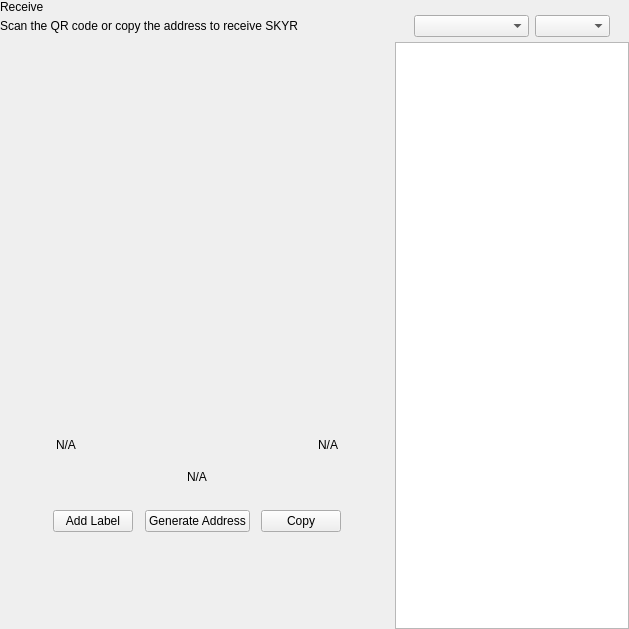
<?xml version="1.0" encoding="UTF-8"?>
<ui version="4.0">
 <class>ReceiveWidget</class>
 <widget class="QWidget" name="ReceiveWidget">
  <property name="geometry">
   <rect>
    <x>0</x>
    <y>0</y>
    <width>629</width>
    <height>629</height>
   </rect>
  </property>
  <property name="minimumSize">
   <size>
    <width>0</width>
    <height>0</height>
   </size>
  </property>
  <property name="windowTitle">
   <string>Form</string>
  </property>
  <layout class="QHBoxLayout" name="horizontalLayout_2" stretch="2,1">
   <property name="spacing">
    <number>0</number>
   </property>
   <property name="leftMargin">
    <number>0</number>
   </property>
   <property name="topMargin">
    <number>0</number>
   </property>
   <property name="rightMargin">
    <number>0</number>
   </property>
   <property name="bottomMargin">
    <number>0</number>
   </property>
   <item>
    <widget class="QWidget" name="left" native="true">
     <layout class="QVBoxLayout" name="verticalLayout_3">
      <property name="leftMargin">
       <number>0</number>
      </property>
      <property name="topMargin">
       <number>0</number>
      </property>
      <property name="rightMargin">
       <number>0</number>
      </property>
      <property name="bottomMargin">
       <number>0</number>
      </property>
      <item>
       <layout class="QVBoxLayout" name="verticalLayout_2">
        <property name="spacing">
         <number>0</number>
        </property>
        <property name="leftMargin">
         <number>0</number>
        </property>
        <item>
         <layout class="QHBoxLayout" name="horizontalLayout_3">
          <property name="spacing">
           <number>0</number>
          </property>
          <item>
           <layout class="QVBoxLayout" name="verticalLayout_4">
            <property name="spacing">
             <number>5</number>
            </property>
            <item>
             <widget class="QLabel" name="labelTitle">
              <property name="text">
               <string>Receive</string>
              </property>
             </widget>
            </item>
            <item alignment="Qt::AlignTop">
             <widget class="QLabel" name="labelSubtitle1">
              <property name="text">
               <string>Scan the QR code or copy the address to receive SKYR</string>
              </property>
             </widget>
            </item>
           </layout>
          </item>
          <item>
           <spacer name="horizontalSpacer">
            <property name="orientation">
             <enum>Qt::Horizontal</enum>
            </property>
            <property name="sizeHint" stdset="0">
             <size>
              <width>40</width>
              <height>20</height>
             </size>
            </property>
           </spacer>
          </item>
         </layout>
        </item>
        <item>
         <spacer name="verticalSpacer_2">
          <property name="orientation">
           <enum>Qt::Vertical</enum>
          </property>
          <property name="sizeType">
           <enum>QSizePolicy::Expanding</enum>
          </property>
          <property name="sizeHint" stdset="0">
           <size>
            <width>20</width>
            <height>50</height>
           </size>
          </property>
         </spacer>
        </item>
        <item alignment="Qt::AlignHCenter">
         <widget class="QWidget" name="layoutQR" native="true">
          <property name="maximumSize">
           <size>
            <width>510</width>
            <height>16777215</height>
           </size>
          </property>
          <layout class="QVBoxLayout" name="verticalLayoutQr">
           <item>
            <spacer name="verticalSpacer11">
             <property name="orientation">
              <enum>Qt::Vertical</enum>
             </property>
             <property name="sizeType">
              <enum>QSizePolicy::Fixed</enum>
             </property>
             <property name="sizeHint" stdset="0">
              <size>
               <width>20</width>
               <height>20</height>
              </size>
             </property>
            </spacer>
           </item>
           <item alignment="Qt::AlignHCenter">
            <widget class="QLabel" name="labelQrImg">
             <property name="minimumSize">
              <size>
               <width>260</width>
               <height>260</height>
              </size>
             </property>
             <property name="maximumSize">
              <size>
               <width>260</width>
               <height>260</height>
              </size>
             </property>
             <property name="text">
              <string/>
             </property>
             <property name="alignment">
              <set>Qt::AlignCenter</set>
             </property>
            </widget>
           </item>
           <item>
            <spacer name="verticalSpacer_21">
             <property name="orientation">
              <enum>Qt::Vertical</enum>
             </property>
             <property name="sizeType">
              <enum>QSizePolicy::Fixed</enum>
             </property>
             <property name="sizeHint" stdset="0">
              <size>
               <width>20</width>
               <height>30</height>
              </size>
             </property>
            </spacer>
           </item>
           <item>
            <widget class="QWidget" name="widget" native="true">
             <property name="minimumSize">
              <size>
               <width>0</width>
               <height>0</height>
              </size>
             </property>
             <layout class="QHBoxLayout" name="horizontalLayout_5">
              <item>
               <widget class="QLabel" name="labelLabel">
                <property name="text">
                 <string notr="true">N/A</string>
                </property>
               </widget>
              </item>
              <item>
               <spacer name="horizontalSpacer_2">
                <property name="orientation">
                 <enum>Qt::Horizontal</enum>
                </property>
                <property name="sizeHint" stdset="0">
                 <size>
                  <width>141</width>
                  <height>20</height>
                 </size>
                </property>
               </spacer>
              </item>
              <item>
               <widget class="QLabel" name="labelDate">
                <property name="text">
                 <string notr="true">N/A</string>
                </property>
                <property name="alignment">
                 <set>Qt::AlignRight|Qt::AlignTrailing|Qt::AlignVCenter</set>
                </property>
               </widget>
              </item>
             </layout>
            </widget>
           </item>
           <item>
            <widget class="QLabel" name="labelAddress">
             <property name="sizePolicy">
              <sizepolicy hsizetype="Expanding" vsizetype="Preferred">
               <horstretch>0</horstretch>
               <verstretch>0</verstretch>
              </sizepolicy>
             </property>
             <property name="minimumSize">
              <size>
               <width>300</width>
               <height>0</height>
              </size>
             </property>
             <property name="text">
              <string notr="true">N/A</string>
             </property>
             <property name="alignment">
              <set>Qt::AlignCenter</set>
             </property>
            </widget>
           </item>
           <item>
            <spacer name="verticalSpacer_4">
             <property name="orientation">
              <enum>Qt::Vertical</enum>
             </property>
             <property name="sizeType">
              <enum>QSizePolicy::Fixed</enum>
             </property>
             <property name="sizeHint" stdset="0">
              <size>
               <width>20</width>
               <height>20</height>
              </size>
             </property>
            </spacer>
           </item>
           <item>
            <layout class="QHBoxLayout" name="horizontalLayout_4">
             <item alignment="Qt::AlignHCenter">
              <widget class="QPushButton" name="pushButtonLabel">
               <property name="focusPolicy">
                <enum>Qt::NoFocus</enum>
               </property>
               <property name="text">
                <string>Add Label</string>
               </property>
              </widget>
             </item>
             <item alignment="Qt::AlignHCenter">
              <widget class="QPushButton" name="pushButtonNewAddress">
               <property name="focusPolicy">
                <enum>Qt::NoFocus</enum>
               </property>
               <property name="text">
                <string>Generate Address</string>
               </property>
              </widget>
             </item>
             <item alignment="Qt::AlignHCenter">
              <widget class="QPushButton" name="pushButtonCopy">
               <property name="focusPolicy">
                <enum>Qt::NoFocus</enum>
               </property>
               <property name="text">
                <string>Copy</string>
               </property>
              </widget>
             </item>
            </layout>
           </item>
           <item>
            <spacer name="verticalSpacer_3">
             <property name="orientation">
              <enum>Qt::Vertical</enum>
             </property>
             <property name="sizeType">
              <enum>QSizePolicy::Expanding</enum>
             </property>
             <property name="sizeHint" stdset="0">
              <size>
               <width>20</width>
               <height>20</height>
              </size>
             </property>
            </spacer>
           </item>
          </layout>
         </widget>
        </item>
        <item>
         <spacer name="verticalSpacer">
          <property name="orientation">
           <enum>Qt::Vertical</enum>
          </property>
          <property name="sizeHint" stdset="0">
           <size>
            <width>20</width>
            <height>40</height>
           </size>
          </property>
         </spacer>
        </item>
       </layout>
      </item>
     </layout>
    </widget>
   </item>
   <item>
    <widget class="QWidget" name="right" native="true">
     <layout class="QVBoxLayout" name="verticalLayout_5">
      <property name="spacing">
       <number>0</number>
      </property>
      <property name="leftMargin">
       <number>1</number>
      </property>
      <property name="topMargin">
       <number>0</number>
      </property>
      <property name="rightMargin">
       <number>0</number>
      </property>
      <property name="bottomMargin">
       <number>0</number>
      </property>
      <item>
       <layout class="QVBoxLayout" name="container_right">
        <property name="spacing">
         <number>0</number>
        </property>
        <property name="leftMargin">
         <number>0</number>
        </property>
        <property name="rightMargin">
         <number>0</number>
        </property>
        <item>
         <layout class="QVBoxLayout" name="verticalLayout">
          <property name="spacing">
           <number>6</number>
          </property>
          <property name="leftMargin">
           <number>19</number>
          </property>
          <property name="rightMargin">
           <number>19</number>
          </property>
          <item>
           <widget class="OptionButton" name="btnRequest" native="true"/>
          </item>
          <item>
           <widget class="OptionButton" name="btnMyAddresses" native="true">
            <property name="sizePolicy">
             <sizepolicy hsizetype="Preferred" vsizetype="Minimum">
              <horstretch>0</horstretch>
              <verstretch>0</verstretch>
             </sizepolicy>
            </property>
           </widget>
          </item>
         </layout>
        </item>
        <item>
         <widget class="QWidget" name="sortWidget" native="true">
          <layout class="QHBoxLayout" name="horizontalLayout_6">
           <property name="leftMargin">
            <number>19</number>
           </property>
           <property name="rightMargin">
            <number>19</number>
           </property>
           <property name="bottomMargin">
            <number>5</number>
           </property>
           <item>
            <spacer name="horizontalSpacer_3">
             <property name="orientation">
              <enum>Qt::Horizontal</enum>
             </property>
             <property name="sizeHint" stdset="0">
              <size>
               <width>40</width>
               <height>20</height>
              </size>
             </property>
            </spacer>
           </item>
           <item>
            <widget class="QComboBox" name="comboBoxSort">
             <property name="sizePolicy">
              <sizepolicy hsizetype="Preferred" vsizetype="Fixed">
               <horstretch>0</horstretch>
               <verstretch>0</verstretch>
              </sizepolicy>
             </property>
             <property name="minimumSize">
              <size>
               <width>115</width>
               <height>0</height>
              </size>
             </property>
            </widget>
           </item>
           <item>
            <widget class="QComboBox" name="comboBoxSortOrder">
             <property name="sizePolicy">
              <sizepolicy hsizetype="Preferred" vsizetype="Fixed">
               <horstretch>0</horstretch>
               <verstretch>0</verstretch>
              </sizepolicy>
             </property>
             <property name="minimumSize">
              <size>
               <width>75</width>
               <height>0</height>
              </size>
             </property>
            </widget>
           </item>
          </layout>
         </widget>
        </item>
        <item>
         <widget class="QListView" name="listViewAddress"/>
        </item>
       </layout>
      </item>
     </layout>
    </widget>
   </item>
  </layout>
 </widget>
 <customwidgets>
  <customwidget>
   <class>OptionButton</class>
   <extends>QWidget</extends>
   <header>qt/pivx/optionbutton.h</header>
   <container>1</container>
  </customwidget>
 </customwidgets>
 <resources/>
 <connections/>
</ui>
